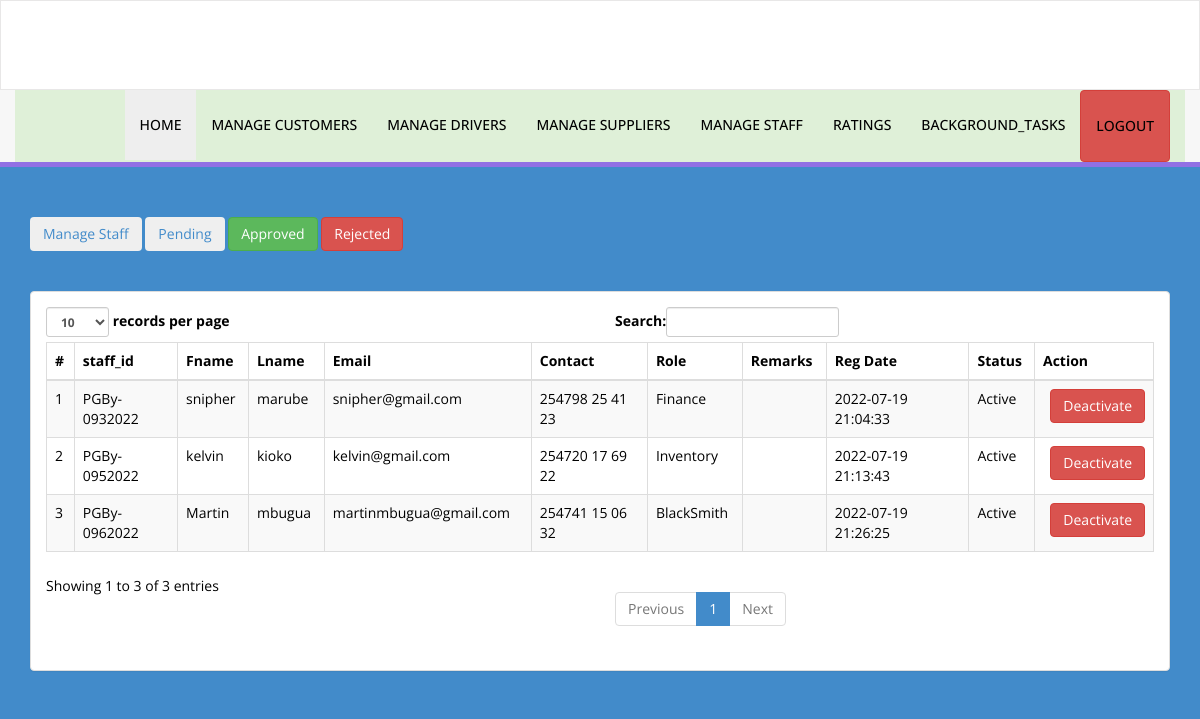
The page /perimeter/perimeter/manageSta.php (signed in) on the database its author committed.
### tables this page shows
CREATE TABLE `staff` (
  `staff_id` varchar(50) NOT NULL,
  `fname` text NOT NULL,
  `lname` text NOT NULL,
  `username` varchar(50) DEFAULT NULL,
  `email` varchar(50) DEFAULT NULL,
  `contact` varchar(50) DEFAULT NULL,
  `role` varchar(250) DEFAULT NULL,
  `password` varchar(250) DEFAULT NULL,
  `status` int(11) DEFAULT 0,
  `remarks` varchar(200) DEFAULT NULL,
  `date` timestamp NOT NULL DEFAULT current_timestamp()
);

### perimeter/perimeter/manageSta.php (the view, shortened to what this page needs)
<?php
include('sessionadm.php');
if (strlen($_SESSION['username']) == 0) {
    header('location:log');
} else {
?>
<!DOCTYPE html>
<html xmlns="http://www.w3.org/1999/xhtml">
<head>
    <link href="assets/css/bootstrap.css" rel="stylesheet" />
    <link href="assets/css/font-awesome.css" rel="stylesheet" />
    <link href="assets/css/style.css" rel="stylesheet" />
    <link rel="stylesheet" href="https://cdnjs.cloudflare.com/ajax/libs/font-awesome/4.7.0/css/font-awesome.min.css">
</head>
<body style="height: 100%;" class="bg-primary">
    <?php include('includes/header.php'); ?>
    <div class="content-wrapper">
        <div class="container">
            <div class="row pad-botm">
                <div class="col-md-12">
                    <h5>
                        <a href="manageSta"> <button class="btn btn-wraning"> Manage Staff</button></a>
                        <a href="staPending"> <button class="btn btn-secondary"> Pending</button></a>
                        <a href="staApproved"> <button class="btn btn-success"> Approved</button></a>
                        <a href="staRejected"> <button class="btn btn-danger"> Rejected</button></a>
                    </h5>
                </div>
            </div>
            <div class="row" style="color: #000;">
                <div class="col-md-12">
                    <div class="panel panel-default">
                        <div class="panel-body">
                            <div class="table-responsive">
                                <table class="table table-striped table-bordered table-hover" id="dataTables-example">
                                    <thead>
                                        <tr>
                                            <th>#</th>
                                            <th>staff_id</th>
                                            <th>Fname</th>
                                            <th>Lname </th>
                                            <th>Email</th>
                                            <th>Contact</th>
                                            <th>Role</th>
                                            <th>Remarks</th>
                                            <th>Reg Date</th>
                                            <th>Status</th>
                                            <th>Action</th>
                                        </tr>
                                    </thead>
                                    <tbody>
                                        <?php $sql = "SELECT * from staff";
                                            $query = $con->prepare($sql);
                                            $query->execute();
                                            $results = $query->fetchAll(PDO::FETCH_OBJ);
                                            $cnt = 1;
                                            if ($query->rowCount() > 0) {
                                                foreach ($results as $result) {               ?>
                                        <tr class="odd gradeX">
                                            <td class="center"><?php echo htmlentities($cnt); ?></td>
                                            <td class="center"><?php echo htmlentities($result->staff_id); ?></td>
                                            <td class="center"><?php echo htmlentities($result->fname); ?></td>
                                            <td class="center"><?php echo htmlentities($result->lname); ?></td>
                                            <td class="center"><?php echo htmlentities($result->email); ?></td>
                                            <td class="center"><?php echo htmlentities($result->contact); ?></td>
                                            <td class="center"><?php echo htmlentities($result->role); ?></td>
                                            <td class="center"><?php echo htmlentities($result->remarks); ?></td>
                                            <td class="center"><?php echo htmlentities($result->date); ?></td>
                                            <td class="center"><?php if ($result->status == 0) {
                                                                                echo htmlentities("Pending");
                                                                            } elseif ($result->status == 1) {
                                                                                echo htmlentities("Active");
                                                                            } else {
                                                                                echo htmlentities("Blocked");
                                                                            }
                                                                            ?></td>
                                            <td class="center">
                                                <?php if ($result->status == 1) { ?>
                                                <div class="dropdown" style="float: right;">
                                                    <button class="btn btn-danger" type="button"
                                                        data-toggle="dropdown">Deactivate</button>
                                                </div>
                                                <?php } else { ?>
                                                <a href="manageSta?id=<?php echo htmlentities($result->staff_id); ?>"
                                                    onclick="return confirm('Are you sure you want to activate this staff?');"><button
                                                        class="btn btn-primary"> Activate</button></a>
                                                <?php } ?>
                                            </td>
                                        </tr>
                                        <?php $cnt = $cnt + 1;
                                                }
                                            } ?>
                                    </tbody>
                                </table>
                            </div>
                        </div>
                    </div>
                </div>
            </div>
        </div>
    </div>
</body>
</html>
<?php } ?>

### perimeter/perimeter/assets/css/style.css (style rules this page uses)
.content-wrapper { margin-top: 40px; min-height:800px; padding-bottom:90px; }
.pad-botm { padding-bottom:30px; }

### rows shown on the page
staff: staff_id "PGBy-0932022", fname "snipher", lname "marube", email "snipher@gmail.com", contact "254798 25 41 23", role "Finance", date "2022-07-19 21:04:33"
staff: staff_id "PGBy-0952022", fname "kelvin", lname "kioko", email "kelvin@gmail.com", contact "254720 17 69 22", role "Inventory", date "2022-07-19 21:13:43"
staff: staff_id "PGBy-0962022", fname "Martin", lname "mbugua", email "martinmbugua@gmail.com", contact "254741 15 06 32", role "BlackSmith", date "2022-07-19 21:26:25"
